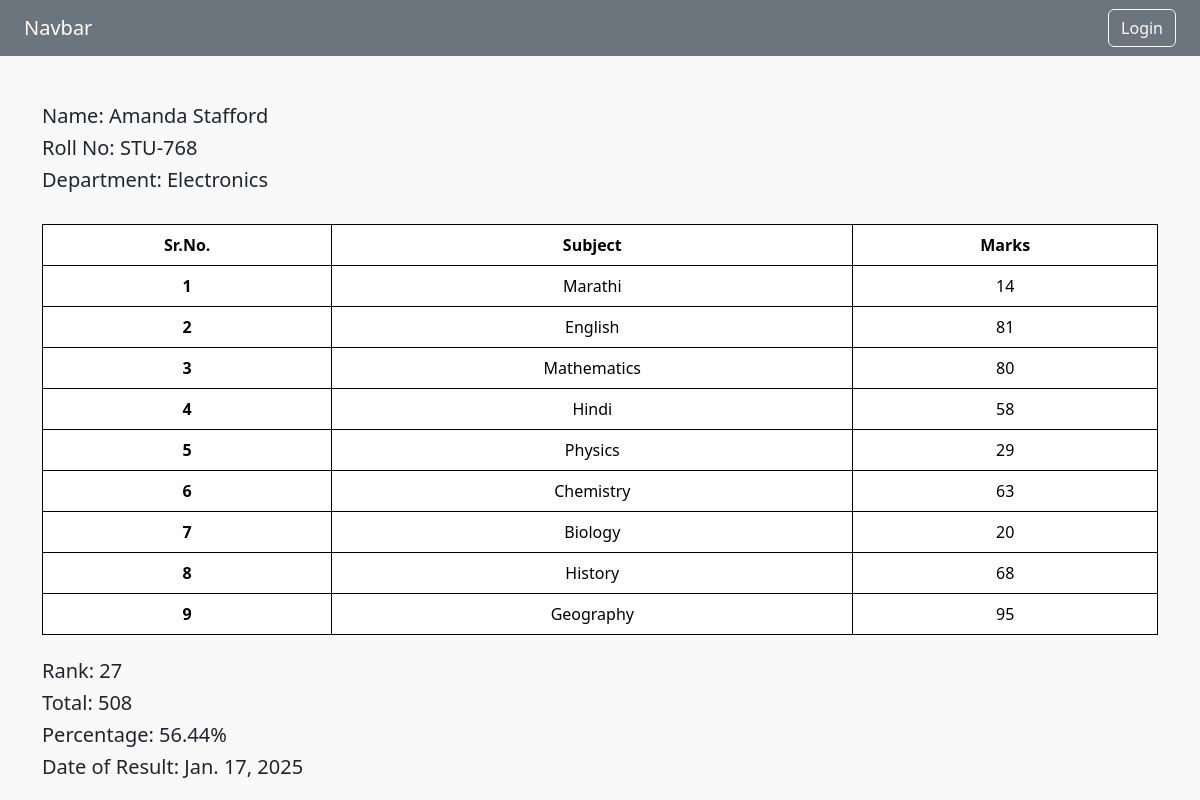
The app's page /see_marks/STU-768/ with its own data.
### Report/models.py (models this page shows, shortened)
class Student(models.Model):
    department=models.ForeignKey(Department,related_name="depart" ,on_delete=models.CASCADE)
    student_id=models.OneToOneField(StudentID,related_name="depart" ,on_delete=models.CASCADE)
    student_name=models.CharField(max_length=100)
    student_email=models.EmailField(unique=True)
    student_age=models.IntegerField(default=18)
    student_address=models.TextField()
    class Meta:
        ordering=['student_name']
        verbose_name='student'

class StudentID(models.Model):
    student_id=models.CharField(max_length=100)

class Department(models.Model):
    department=models.CharField(max_length=100)
    class Meta:
        ordering= ['department']

class SubjectMarks(models.Model):
    student=models.ForeignKey(Student, related_name="studentmarks", on_delete=models.CASCADE)
    subject=models.ForeignKey(Subject,on_delete=models.CASCADE)
    marks=models.IntegerField()
    class Meta:
        unique_together=['student','subject']

class Subject(models.Model):
    subject_name=models.CharField(max_length=100)

class StudentRank(models.Model):
    student=models.ForeignKey(Student, related_name="studentrank", on_delete=models.CASCADE)
    student_rank=models.IntegerField()
    date_of_report_card_generation=models.DateField(auto_now_add=True)
    class Meta:
        unique_together=('student','date_of_report_card_generation')
        ordering=['student_rank']

### Report/views.py (the view)
# urls.py: path('see_marks/<str:student_id>/',see_marks,name='see_marks'),
def see_marks(request, student_id):
    queryset = SubjectMarks.objects.filter(student__student_id__student_id=student_id)
    totalmarks = queryset.aggregate(totalmarks=Sum('marks'))
    total_possible_marks = 100 * queryset.count()
    percentage = (totalmarks['totalmarks'] / total_possible_marks) * 100 if total_possible_marks > 0 else 0
    student = Student.objects.get(student_id__student_id=student_id)
    return render(request, "see_marks.html", {
        'queryset': queryset,
        'totalmarks': totalmarks,
        'percentage': percentage,
        'student': student,
    })

### Report/templates/see_marks.html (shortened to what this page needs)
{% extends "base.html" %}
{% load static %}
{% block body %}
<div class="container mt-5">
    <div class="section-spacing">
        <h5>Name: {{ student.student_name }}</h5>
        <h5>Roll No: {{ student.student_id.student_id }}</h5>
        <h5>Department: {{ student.department.department }}</h5>
    </div>
    <table class="table">
        <thead>
            <tr>
                <th>Sr.No.</th>
                <th>Subject</th>
                <th>Marks</th>
            </tr>
        </thead>
        <tbody>
            {% for record in queryset %}
            <tr>
                <th scope="row">{{ forloop.counter }}</th>
                <td>{{ record.subject.subject_name }}</td>
                <td>{{ record.marks }}</td>
            </tr>
            {% endfor %}
        </tbody>
    </table>
    <div class="mt-4">
        <h5>Rank: {{queryset.first.student.studentrank.first.student_rank}}</h5>
        <h5>Total: {{ totalmarks.totalmarks }}</h5>
        <h5>Percentage: {{percentage|floatformat:2 }}%</h5>
        <h5>Date of Result: {{queryset.first.student.studentrank.first.date_of_report_card_generation}} </h5>
    </div>
</div>
{% endblock body %}

### Report/templates/see_marks.html (style rules this page uses)
body { background-color: #f9f9f9; }
table, th, td { border: 1px solid; text-align: center; }
.section-spacing { margin-bottom: 2rem; }

### records on screen
Student: student_name "Amanda Stafford", student_id.student_id "STU-768", department.department "Electronics"
SubjectMarks: subject.subject_name "Marathi", marks "14", first.student.studentrank.first.student_rank "27", first.student.studentrank.first.date_of_report_card_generation "Jan. 17, 2025"
SubjectMarks: subject.subject_name "English", marks "81"
SubjectMarks: subject.subject_name "Mathematics", marks "80"
SubjectMarks: subject.subject_name "Hindi", marks "58"
SubjectMarks: subject.subject_name "Physics", marks "29"
SubjectMarks: subject.subject_name "Chemistry", marks "63"
SubjectMarks: subject.subject_name "Biology", marks "20"
SubjectMarks: subject.subject_name "History", marks "68"
SubjectMarks: subject.subject_name "Geography", marks "95"

### other values on screen
{{ totalmarks.totalmarks }} "508"
{{ percentage|floatformat:2 }} "56.44"
